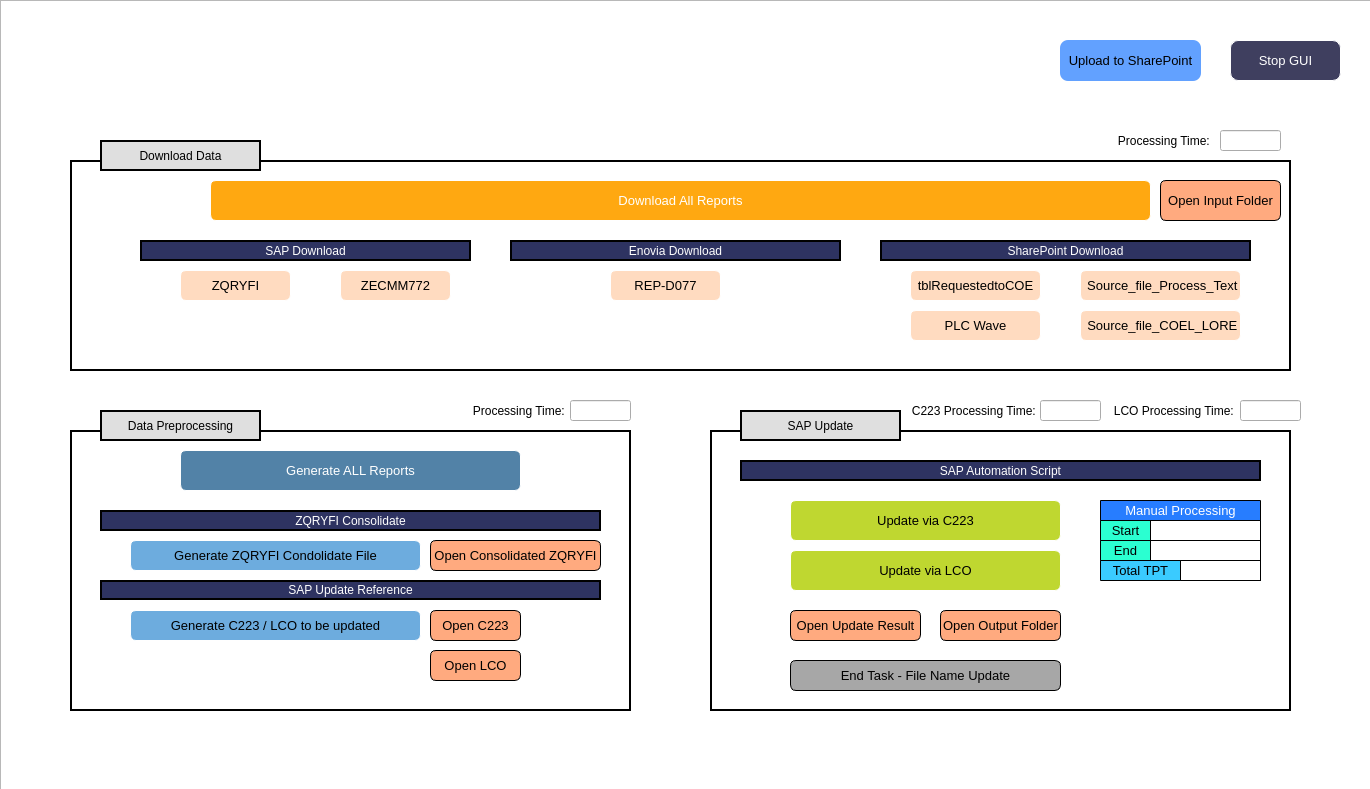
<?xml version="1.0" encoding="UTF-8"?>
<ui version="4.0">
 <class>MainWindow</class>
 <widget class="QMainWindow" name="MainWindow">
  <property name="geometry">
   <rect>
    <x>0</x>
    <y>0</y>
    <width>1370</width>
    <height>789</height>
   </rect>
  </property>
  <property name="windowTitle">
   <string>MainWindow</string>
  </property>
  <property name="styleSheet">
   <string notr="true"/>
  </property>
  <widget class="QWidget" name="centralwidget">
   <widget class="QStackedWidget" name="stackedWidget">
    <property name="geometry">
     <rect>
      <x>20</x>
      <y>130</y>
      <width>1321</width>
      <height>591</height>
     </rect>
    </property>
    <property name="styleSheet">
     <string notr="true"/>
    </property>
    <property name="currentIndex">
     <number>1</number>
    </property>
    <widget class="QWidget" name="page_1"/>
    <widget class="QWidget" name="page">
     <widget class="QFrame" name="Data_download_frame">
      <property name="geometry">
       <rect>
        <x>50</x>
        <y>30</y>
        <width>1221</width>
        <height>211</height>
       </rect>
      </property>
      <property name="styleSheet">
       <string notr="true">border:2px solid rgb(0, 0, 0);</string>
      </property>
      <property name="frameShape">
       <enum>QFrame::StyledPanel</enum>
      </property>
      <property name="frameShadow">
       <enum>QFrame::Raised</enum>
      </property>
      <widget class="QPushButton" name="Download_ZECMM772_TABLE">
       <property name="geometry">
        <rect>
         <x>270</x>
         <y>110</y>
         <width>111</width>
         <height>31</height>
        </rect>
       </property>
       <property name="styleSheet">
        <string notr="true">QPushButton:hover{
	color: rgb(255,255,255);
	background-color: rgb(255, 168, 17);
	border-radius: 12px;
}
QPushButton{
	background-color: rgb(255, 219, 192);
border-radius: 6px;
border:1px solid  rgb(255, 255, 255);
font:10pt;
}</string>
       </property>
       <property name="text">
        <string>ZECMM772</string>
       </property>
      </widget>
      <widget class="QPushButton" name="Download_ZQRYFI_TABLE">
       <property name="geometry">
        <rect>
         <x>110</x>
         <y>110</y>
         <width>111</width>
         <height>31</height>
        </rect>
       </property>
       <property name="styleSheet">
        <string notr="true">QPushButton:hover{
	color: rgb(255,255,255);
	background-color: rgb(255, 168, 17);
	border-radius: 12px;
}
QPushButton{
	background-color: rgb(255, 219, 192);
border-radius: 6px;
border:1px solid  rgb(255, 255, 255);
font:10pt;
}</string>
       </property>
       <property name="text">
        <string>ZQRYFI</string>
       </property>
      </widget>
      <widget class="QLabel" name="LABEL_SAP">
       <property name="geometry">
        <rect>
         <x>70</x>
         <y>80</y>
         <width>331</width>
         <height>21</height>
        </rect>
       </property>
       <property name="styleSheet">
        <string notr="true">font: 10pt &quot;MS Shell Dlg 2&quot;;
color: rgb(255, 255, 255);
background-color: rgb(46, 51, 97);
border:2px solid  rgb(0, 0, 0);
</string>
       </property>
       <property name="text">
        <string>SAP Download</string>
       </property>
       <property name="alignment">
        <set>Qt::AlignCenter</set>
       </property>
      </widget>
      <widget class="QLabel" name="LABEL_ENOVIA">
       <property name="geometry">
        <rect>
         <x>440</x>
         <y>80</y>
         <width>331</width>
         <height>21</height>
        </rect>
       </property>
       <property name="styleSheet">
        <string notr="true">font: 10pt &quot;MS Shell Dlg 2&quot;;
color: rgb(255, 255, 255);
background-color: rgb(46, 51, 97);
border:2px solid  rgb(0, 0, 0);
</string>
       </property>
       <property name="text">
        <string>Enovia Download</string>
       </property>
       <property name="alignment">
        <set>Qt::AlignCenter</set>
       </property>
      </widget>
      <widget class="QPushButton" name="Download_REP077_TABLE">
       <property name="geometry">
        <rect>
         <x>540</x>
         <y>110</y>
         <width>111</width>
         <height>31</height>
        </rect>
       </property>
       <property name="styleSheet">
        <string notr="true">QPushButton:hover{
	color: rgb(255,255,255);
	background-color: rgb(255, 168, 17);
	border-radius: 12px;
}
QPushButton{
	background-color: rgb(255, 219, 192);
border-radius: 6px;
border:1px solid  rgb(255, 255, 255);
font:10pt;
}</string>
       </property>
       <property name="text">
        <string>REP-D077</string>
       </property>
      </widget>
      <widget class="QLabel" name="Download_Label_ZQRYFI">
       <property name="geometry">
        <rect>
         <x>80</x>
         <y>110</y>
         <width>21</width>
         <height>21</height>
        </rect>
       </property>
       <property name="styleSheet">
        <string notr="true">border: rgba(0, 0, 0, 0);
background-color:rgba(0, 0, 0, 0);</string>
       </property>
       <property name="text">
        <string/>
       </property>
      </widget>
      <widget class="QLabel" name="Download_Label_ZECMM772">
       <property name="geometry">
        <rect>
         <x>240</x>
         <y>110</y>
         <width>21</width>
         <height>21</height>
        </rect>
       </property>
       <property name="styleSheet">
        <string notr="true">border: rgba(0, 0, 0, 0);
background-color:rgba(0, 0, 0, 0);</string>
       </property>
       <property name="text">
        <string/>
       </property>
      </widget>
      <widget class="QLabel" name="Download_Label_REP077">
       <property name="geometry">
        <rect>
         <x>510</x>
         <y>110</y>
         <width>21</width>
         <height>21</height>
        </rect>
       </property>
       <property name="styleSheet">
        <string notr="true">border: rgba(0, 0, 0, 0);
background-color:rgba(0, 0, 0, 0);</string>
       </property>
       <property name="text">
        <string/>
       </property>
      </widget>
      <widget class="QLabel" name="LABEL_ENOVIA_2">
       <property name="geometry">
        <rect>
         <x>810</x>
         <y>80</y>
         <width>371</width>
         <height>21</height>
        </rect>
       </property>
       <property name="styleSheet">
        <string notr="true">font: 10pt &quot;MS Shell Dlg 2&quot;;
color: rgb(255, 255, 255);
background-color: rgb(46, 51, 97);
border:2px solid  rgb(0, 0, 0);
</string>
       </property>
       <property name="text">
        <string>SharePoint Download</string>
       </property>
       <property name="alignment">
        <set>Qt::AlignCenter</set>
       </property>
      </widget>
      <widget class="QPushButton" name="Refresh_tblRequestedtoCOE">
       <property name="geometry">
        <rect>
         <x>840</x>
         <y>110</y>
         <width>131</width>
         <height>31</height>
        </rect>
       </property>
       <property name="styleSheet">
        <string notr="true">QPushButton:hover{
	color: rgb(255,255,255);
	border-radius: 12px;
	background-color: rgb(255, 168, 17);
}
QPushButton{
	background-color: rgb(255, 219, 192);
border-radius: 6px;
border:1px solid  rgb(255, 255, 255);
font:10pt;
}</string>
       </property>
       <property name="text">
        <string>tblRequestedtoCOE</string>
       </property>
      </widget>
      <widget class="QPushButton" name="Refresh_PLC_Wave">
       <property name="geometry">
        <rect>
         <x>840</x>
         <y>150</y>
         <width>131</width>
         <height>31</height>
        </rect>
       </property>
       <property name="styleSheet">
        <string notr="true">QPushButton:hover{
	color: rgb(255,255,255);
	background-color: rgb(255, 168, 17);
	border-radius: 12px;
}
QPushButton{
	background-color: rgb(255, 219, 192);
border-radius: 6px;
border:1px solid  rgb(255, 255, 255);
font:10pt;
}</string>
       </property>
       <property name="text">
        <string>PLC Wave</string>
       </property>
      </widget>
      <widget class="QPushButton" name="Refresh_Source_file_Process_Text">
       <property name="geometry">
        <rect>
         <x>1010</x>
         <y>110</y>
         <width>161</width>
         <height>31</height>
        </rect>
       </property>
       <property name="styleSheet">
        <string notr="true">QPushButton:hover{
	color: rgb(255,255,255);
	background-color: rgb(255, 168, 17);
	border-radius: 12px;
}
QPushButton{
	background-color: rgb(255, 219, 192);
border-radius: 6px;
border:1px solid  rgb(255, 255, 255);
font:10pt;
}</string>
       </property>
       <property name="text">
        <string> Source_file_Process_Text</string>
       </property>
      </widget>
      <widget class="QPushButton" name="Refresh_Source_file_COEL_LORE">
       <property name="geometry">
        <rect>
         <x>1010</x>
         <y>150</y>
         <width>161</width>
         <height>31</height>
        </rect>
       </property>
       <property name="styleSheet">
        <string notr="true">QPushButton:hover{
	color: rgb(255,255,255);
	background-color: rgb(255, 168, 17);
	border-radius: 12px;
}
QPushButton{
	background-color: rgb(255, 219, 192);
border-radius: 6px;
border:1px solid  rgb(255, 255, 255);
font:10pt;
}</string>
       </property>
       <property name="text">
        <string> Source_file_COEL_LORE</string>
       </property>
      </widget>
      <widget class="QLabel" name="Refresh_Label_tblRequestedtoCOE">
       <property name="geometry">
        <rect>
         <x>810</x>
         <y>110</y>
         <width>21</width>
         <height>21</height>
        </rect>
       </property>
       <property name="styleSheet">
        <string notr="true">border: rgba(0, 0, 0, 0);
background-color:rgba(0, 0, 0, 0);</string>
       </property>
       <property name="text">
        <string/>
       </property>
      </widget>
      <widget class="QLabel" name="Refresh_Label_Source_file_Process_Text">
       <property name="geometry">
        <rect>
         <x>980</x>
         <y>110</y>
         <width>21</width>
         <height>21</height>
        </rect>
       </property>
       <property name="styleSheet">
        <string notr="true">border: rgba(0, 0, 0, 0);
background-color:rgba(0, 0, 0, 0);</string>
       </property>
       <property name="text">
        <string/>
       </property>
      </widget>
      <widget class="QLabel" name="Refresh_Label_Source_file_COEL_LORE">
       <property name="geometry">
        <rect>
         <x>980</x>
         <y>150</y>
         <width>21</width>
         <height>21</height>
        </rect>
       </property>
       <property name="styleSheet">
        <string notr="true">border: rgba(0, 0, 0, 0);
background-color:rgba(0, 0, 0, 0);</string>
       </property>
       <property name="text">
        <string/>
       </property>
      </widget>
      <widget class="QLabel" name="Refresh_Label_PLC_Wave">
       <property name="geometry">
        <rect>
         <x>810</x>
         <y>150</y>
         <width>21</width>
         <height>21</height>
        </rect>
       </property>
       <property name="styleSheet">
        <string notr="true">border: rgba(0, 0, 0, 0);
background-color:rgba(0, 0, 0, 0);</string>
       </property>
       <property name="text">
        <string/>
       </property>
      </widget>
      <widget class="QPushButton" name="Download_Reports_All">
       <property name="geometry">
        <rect>
         <x>140</x>
         <y>20</y>
         <width>941</width>
         <height>41</height>
        </rect>
       </property>
       <property name="styleSheet">
        <string notr="true">QPushButton:hover{
	color: rgb(255,255,255);
	background-color: rgb(85, 0, 0);
	border-radius: 12px;
}
QPushButton{
color: rgb(255,255,255);
background-color: rgb(255, 168, 17);
border-radius: 6px;
border:1px solid  rgb(255, 255, 255);
font:10pt;
}</string>
       </property>
       <property name="text">
        <string>Download All Reports</string>
       </property>
      </widget>
      <widget class="QPushButton" name="Check_Input_Folder">
       <property name="geometry">
        <rect>
         <x>1090</x>
         <y>20</y>
         <width>121</width>
         <height>41</height>
        </rect>
       </property>
       <property name="styleSheet">
        <string notr="true">QPushButton:hover{
	color: rgb(255,255,255);
	border-radius: 10px;
}

QPushButton{
color: rgb(0, 0, 0);
background-color: rgb(255, 170, 127);
border-radius: 6px;
border:1px solid  rgb(0, 0, 0);
font:10pt;
}</string>
       </property>
       <property name="text">
        <string>Open Input Folder</string>
       </property>
      </widget>
     </widget>
     <widget class="QFrame" name="Data_Preprocessing_frame">
      <property name="geometry">
       <rect>
        <x>50</x>
        <y>300</y>
        <width>561</width>
        <height>281</height>
       </rect>
      </property>
      <property name="styleSheet">
       <string notr="true">border:2px solid rgb(0, 0, 0);</string>
      </property>
      <property name="frameShape">
       <enum>QFrame::StyledPanel</enum>
      </property>
      <property name="frameShadow">
       <enum>QFrame::Raised</enum>
      </property>
      <widget class="QPushButton" name="Generate_ZQRYFI_Consolidate">
       <property name="geometry">
        <rect>
         <x>60</x>
         <y>110</y>
         <width>291</width>
         <height>31</height>
        </rect>
       </property>
       <property name="styleSheet">
        <string notr="true">QPushButton:hover{
	color: rgb(255,255,255);
	background-color: rgb(0, 132, 193);
	border-radius: 10px;
}

QPushButton{
color: rgb(0, 0, 0);
background-color:rgb(109, 172, 222);
border-radius: 6px;
border:1px solid  rgb(255, 255, 255);
font:10pt;
}</string>
       </property>
       <property name="text">
        <string>Generate ZQRYFI Condolidate File</string>
       </property>
      </widget>
      <widget class="QPushButton" name="Generate_C223_LCO">
       <property name="geometry">
        <rect>
         <x>60</x>
         <y>180</y>
         <width>291</width>
         <height>31</height>
        </rect>
       </property>
       <property name="styleSheet">
        <string notr="true">QPushButton:hover{
	color: rgb(255,255,255);
	background-color: rgb(0, 132, 193);
	border-radius: 10px;
}

QPushButton{
color: rgb(0, 0, 0);
background-color:rgb(109, 172, 222);
border-radius: 6px;
border:1px solid  rgb(255, 255, 255);
font:10pt;
}</string>
       </property>
       <property name="text">
        <string>Generate C223 / LCO to be updated</string>
       </property>
      </widget>
      <widget class="QPushButton" name="Generate_ALL_Consolidate">
       <property name="geometry">
        <rect>
         <x>110</x>
         <y>20</y>
         <width>341</width>
         <height>41</height>
        </rect>
       </property>
       <property name="styleSheet">
        <string notr="true">QPushButton:hover{
	color: rgb(255,255,255);
	background-color: rgb(0, 132, 193);
	border-radius: 10px;
}

QPushButton{
color: rgb(255, 255, 255);
	background-color: rgb(82, 130, 167);
border-radius: 6px;
border:1px solid  rgb(255, 255, 255);
font:10pt;
}</string>
       </property>
       <property name="text">
        <string>Generate ALL Reports</string>
       </property>
      </widget>
      <widget class="QLabel" name="Generate_Label_ZQRYFI_Consolidate">
       <property name="geometry">
        <rect>
         <x>30</x>
         <y>110</y>
         <width>21</width>
         <height>21</height>
        </rect>
       </property>
       <property name="styleSheet">
        <string notr="true">border: rgba(0, 0, 0, 0);
background-color:rgba(0, 0, 0, 0);</string>
       </property>
       <property name="text">
        <string/>
       </property>
      </widget>
      <widget class="QLabel" name="Generate_Label_LCO_C223">
       <property name="geometry">
        <rect>
         <x>30</x>
         <y>180</y>
         <width>21</width>
         <height>21</height>
        </rect>
       </property>
       <property name="styleSheet">
        <string notr="true">border: rgba(0, 0, 0, 0);
background-color:rgba(0, 0, 0, 0);</string>
       </property>
       <property name="text">
        <string/>
       </property>
      </widget>
      <widget class="QLabel" name="LABEL_ZQRYFI_Consolidate">
       <property name="geometry">
        <rect>
         <x>30</x>
         <y>80</y>
         <width>501</width>
         <height>21</height>
        </rect>
       </property>
       <property name="styleSheet">
        <string notr="true">font: 10pt &quot;MS Shell Dlg 2&quot;;
color: rgb(255, 255, 255);
background-color: rgb(46, 51, 97);
border:2px solid  rgb(0, 0, 0);
</string>
       </property>
       <property name="text">
        <string>ZQRYFI Consolidate</string>
       </property>
       <property name="alignment">
        <set>Qt::AlignCenter</set>
       </property>
      </widget>
      <widget class="QLabel" name="LABEL_ZQRFYI_Consolidate_2">
       <property name="geometry">
        <rect>
         <x>30</x>
         <y>150</y>
         <width>501</width>
         <height>20</height>
        </rect>
       </property>
       <property name="styleSheet">
        <string notr="true">font: 10pt &quot;MS Shell Dlg 2&quot;;
color: rgb(255, 255, 255);
background-color: rgb(46, 51, 97);
border:2px solid  rgb(0, 0, 0);
</string>
       </property>
       <property name="text">
        <string>SAP Update Reference</string>
       </property>
       <property name="alignment">
        <set>Qt::AlignCenter</set>
       </property>
      </widget>
      <widget class="QPushButton" name="Check_Generate_ZQRYFI_Consolidate">
       <property name="geometry">
        <rect>
         <x>360</x>
         <y>110</y>
         <width>171</width>
         <height>31</height>
        </rect>
       </property>
       <property name="styleSheet">
        <string notr="true">QPushButton:hover{
	color: rgb(255,255,255);
	border-radius: 10px;
}

QPushButton{
color: rgb(0, 0, 0);
background-color: rgb(255, 170, 127);
border-radius: 6px;
border:1px solid  rgb(0, 0, 0);
font:10pt;
}</string>
       </property>
       <property name="text">
        <string>Open Consolidated ZQRYFI</string>
       </property>
      </widget>
      <widget class="QPushButton" name="Check_Generate_C223">
       <property name="geometry">
        <rect>
         <x>360</x>
         <y>180</y>
         <width>91</width>
         <height>31</height>
        </rect>
       </property>
       <property name="styleSheet">
        <string notr="true">QPushButton:hover{
	color: rgb(255,255,255);
	border-radius: 10px;
}

QPushButton{
color: rgb(0, 0, 0);
background-color: rgb(255, 170, 127);
border-radius: 6px;
border:1px solid  rgb(0, 0, 0);
font:10pt;
}</string>
       </property>
       <property name="text">
        <string>Open C223</string>
       </property>
      </widget>
      <widget class="QPushButton" name="Check_Generate_LCO">
       <property name="geometry">
        <rect>
         <x>360</x>
         <y>220</y>
         <width>91</width>
         <height>31</height>
        </rect>
       </property>
       <property name="styleSheet">
        <string notr="true">QPushButton:hover{
	color: rgb(255,255,255);
	border-radius: 10px;
}

QPushButton{
color: rgb(0, 0, 0);
background-color: rgb(255, 170, 127);
border-radius: 6px;
border:1px solid  rgb(0, 0, 0);
font:10pt;
}</string>
       </property>
       <property name="text">
        <string>Open LCO</string>
       </property>
      </widget>
     </widget>
     <widget class="QLabel" name="LABEL_Import_3">
      <property name="geometry">
       <rect>
        <x>80</x>
        <y>10</y>
        <width>161</width>
        <height>31</height>
       </rect>
      </property>
      <property name="styleSheet">
       <string notr="true">font: 11pt &quot;MS Shell Dlg 2&quot;;
background-color: rgb(223, 223, 223);
color: rgb(0, 0, 0);
border:2px solid  rgb(0, 0, 0);
</string>
      </property>
      <property name="text">
       <string>Download Data</string>
      </property>
      <property name="alignment">
       <set>Qt::AlignCenter</set>
      </property>
     </widget>
     <widget class="QLabel" name="LABEL_DataPreprocessing">
      <property name="geometry">
       <rect>
        <x>80</x>
        <y>280</y>
        <width>161</width>
        <height>31</height>
       </rect>
      </property>
      <property name="styleSheet">
       <string notr="true">font: 11pt &quot;MS Shell Dlg 2&quot;;
color: rgb(0, 0, 0);
background-color: rgb(223, 223, 223);
border:2px solid  rgb(0, 0, 0);
</string>
      </property>
      <property name="text">
       <string>Data Preprocessing</string>
      </property>
      <property name="alignment">
       <set>Qt::AlignCenter</set>
      </property>
     </widget>
     <widget class="QLabel" name="LABEL_SAP_Update">
      <property name="geometry">
       <rect>
        <x>720</x>
        <y>280</y>
        <width>161</width>
        <height>31</height>
       </rect>
      </property>
      <property name="styleSheet">
       <string notr="true">font: 11pt &quot;MS Shell Dlg 2&quot;;
color: rgb(0, 0, 0);
background-color: rgb(223, 223, 223);
border:2px solid  rgb(0, 0, 0);
</string>
      </property>
      <property name="text">
       <string>SAP Update</string>
      </property>
      <property name="alignment">
       <set>Qt::AlignCenter</set>
      </property>
     </widget>
     <widget class="QFrame" name="SAP_Update_frame">
      <property name="geometry">
       <rect>
        <x>690</x>
        <y>300</y>
        <width>581</width>
        <height>281</height>
       </rect>
      </property>
      <property name="styleSheet">
       <string notr="true">border:2px solid rgb(0, 0, 0);</string>
      </property>
      <property name="frameShape">
       <enum>QFrame::StyledPanel</enum>
      </property>
      <property name="frameShadow">
       <enum>QFrame::Raised</enum>
      </property>
      <widget class="QPushButton" name="Update_via_C223">
       <property name="geometry">
        <rect>
         <x>80</x>
         <y>70</y>
         <width>271</width>
         <height>41</height>
        </rect>
       </property>
       <property name="styleSheet">
        <string notr="true">QPushButton:hover{
	color: rgb(255,255,255);
	background-color: rgb(109, 154, 69);
	border-radius: 10px;
}

QPushButton{
color: rgb(0, 0, 0);
background-color: rgb(191, 215, 48);
border-radius: 6px;
border:1px solid  rgb(255, 255, 255);
font:10pt;
}</string>
       </property>
       <property name="text">
        <string>Update via C223</string>
       </property>
      </widget>
      <widget class="QLabel" name="SAP_Label_C223">
       <property name="geometry">
        <rect>
         <x>50</x>
         <y>80</y>
         <width>21</width>
         <height>21</height>
        </rect>
       </property>
       <property name="styleSheet">
        <string notr="true">border: rgba(0, 0, 0, 0);
background-color:rgba(0, 0, 0, 0);</string>
       </property>
       <property name="text">
        <string/>
       </property>
      </widget>
      <widget class="QLabel" name="SAP_Label_LCO">
       <property name="geometry">
        <rect>
         <x>50</x>
         <y>130</y>
         <width>21</width>
         <height>21</height>
        </rect>
       </property>
       <property name="styleSheet">
        <string notr="true">border: rgba(0, 0, 0, 0);
background-color:rgba(0, 0, 0, 0);</string>
       </property>
       <property name="text">
        <string/>
       </property>
      </widget>
      <widget class="QPushButton" name="Update_via_LCO">
       <property name="geometry">
        <rect>
         <x>80</x>
         <y>120</y>
         <width>271</width>
         <height>41</height>
        </rect>
       </property>
       <property name="styleSheet">
        <string notr="true">QPushButton:hover{
	color: rgb(255,255,255);
	background-color: rgb(109, 154, 69);
	border-radius: 10px;
}

QPushButton{
color: rgb(0, 0, 0);
background-color: rgb(191, 215, 48);
border-radius: 6px;
border:1px solid  rgb(255, 255, 255);
font:10pt;
}</string>
       </property>
       <property name="text">
        <string>Update via LCO</string>
       </property>
      </widget>
      <widget class="QPushButton" name="Check_Update_Result">
       <property name="geometry">
        <rect>
         <x>80</x>
         <y>180</y>
         <width>131</width>
         <height>31</height>
        </rect>
       </property>
       <property name="styleSheet">
        <string notr="true">QPushButton:hover{
	color: rgb(255,255,255);
	border-radius: 10px;
}

QPushButton{
color: rgb(0, 0, 0);
background-color: rgb(255, 170, 127);
border-radius: 6px;
border:1px solid  rgb(0, 0, 0);
font:10pt;
}</string>
       </property>
       <property name="text">
        <string>Open Update Result</string>
       </property>
      </widget>
      <widget class="QPushButton" name="Check_Output_Folder">
       <property name="geometry">
        <rect>
         <x>230</x>
         <y>180</y>
         <width>121</width>
         <height>31</height>
        </rect>
       </property>
       <property name="styleSheet">
        <string notr="true">QPushButton:hover{
	color: rgb(255,255,255);
	border-radius: 10px;
}

QPushButton{
color: rgb(0, 0, 0);
background-color: rgb(255, 170, 127);
border-radius: 6px;
border:1px solid  rgb(0, 0, 0);
font:10pt;
}</string>
       </property>
       <property name="text">
        <string>Open Output Folder</string>
       </property>
      </widget>
      <widget class="QLabel" name="Label_AutiomationScript">
       <property name="geometry">
        <rect>
         <x>30</x>
         <y>30</y>
         <width>521</width>
         <height>21</height>
        </rect>
       </property>
       <property name="styleSheet">
        <string notr="true">font: 10pt &quot;MS Shell Dlg 2&quot;;
color: rgb(255, 255, 255);
background-color: rgb(46, 51, 97);
border:2px solid  rgb(0, 0, 0);
</string>
       </property>
       <property name="text">
        <string>SAP Automation Script</string>
       </property>
       <property name="alignment">
        <set>Qt::AlignCenter</set>
       </property>
      </widget>
      <widget class="QPushButton" name="End_Task">
       <property name="geometry">
        <rect>
         <x>80</x>
         <y>230</y>
         <width>271</width>
         <height>31</height>
        </rect>
       </property>
       <property name="styleSheet">
        <string notr="true">QPushButton:hover{
	color: rgb(255,255,255);
	border-radius: 10px;
}

QPushButton{
color: rgb(0, 0, 0);
background-color: rgb(167, 167, 167);
border-radius: 6px;
border:1px solid  rgb(0, 0, 0);
font:10pt;
}</string>
       </property>
       <property name="text">
        <string>End Task - File Name Update</string>
       </property>
      </widget>
      <widget class="QLabel" name="Rename_End_Task">
       <property name="geometry">
        <rect>
         <x>130</x>
         <y>230</y>
         <width>21</width>
         <height>21</height>
        </rect>
       </property>
       <property name="styleSheet">
        <string notr="true">border: rgba(0, 0, 0, 0);
background-color:rgba(0, 0, 0, 0);</string>
       </property>
       <property name="text">
        <string/>
       </property>
      </widget>
      <widget class="QLineEdit" name="Display_Manual_Start">
       <property name="geometry">
        <rect>
         <x>440</x>
         <y>90</y>
         <width>111</width>
         <height>21</height>
        </rect>
       </property>
       <property name="styleSheet">
        <string notr="true">border:1px solid rgb(0, 0, 0);</string>
       </property>
      </widget>
      <widget class="QPushButton" name="Button_Manual_Start">
       <property name="geometry">
        <rect>
         <x>390</x>
         <y>90</y>
         <width>51</width>
         <height>21</height>
        </rect>
       </property>
       <property name="styleSheet">
        <string notr="true">QPushButton:hover{
	background-color: rgb(6, 249, 233);
}
QPushButton{
color: rgb(0, 0, 0);
border-radius: 1px;
border:1px solid  rgb(0, 0, 0);
background-color: rgb(43, 255, 209);
font:10pt;
}</string>
       </property>
       <property name="text">
        <string>Start</string>
       </property>
      </widget>
      <widget class="QPushButton" name="Button_Manual_End">
       <property name="geometry">
        <rect>
         <x>390</x>
         <y>110</y>
         <width>51</width>
         <height>21</height>
        </rect>
       </property>
       <property name="styleSheet">
        <string notr="true">QPushButton:hover{
	background-color: rgb(6, 249, 233);
}
QPushButton{
color: rgb(0, 0, 0);
border-radius: 1px;
border:1px solid  rgb(0, 0, 0);
background-color: rgb(43, 255, 209);
font:10pt;
}</string>
       </property>
       <property name="text">
        <string>End</string>
       </property>
      </widget>
      <widget class="QLineEdit" name="Display_Manual_End">
       <property name="geometry">
        <rect>
         <x>440</x>
         <y>110</y>
         <width>111</width>
         <height>21</height>
        </rect>
       </property>
       <property name="styleSheet">
        <string notr="true">border:1px solid rgb(0, 0, 0);</string>
       </property>
      </widget>
      <widget class="QLineEdit" name="Display_Manual_Process">
       <property name="geometry">
        <rect>
         <x>470</x>
         <y>130</y>
         <width>81</width>
         <height>21</height>
        </rect>
       </property>
       <property name="styleSheet">
        <string notr="true">border:1px solid rgb(0, 0, 0);</string>
       </property>
      </widget>
      <widget class="QLabel" name="LABEL_Manual_Processing_Time">
       <property name="geometry">
        <rect>
         <x>390</x>
         <y>70</y>
         <width>161</width>
         <height>21</height>
        </rect>
       </property>
       <property name="styleSheet">
        <string notr="true">color: rgb(255, 255, 255);
background-color: rgb(39, 125, 255);
border-radius: 1px;
border:1px solid  rgb(0, 0, 0);
font:10pt;</string>
       </property>
       <property name="text">
        <string>Manual Processing</string>
       </property>
       <property name="alignment">
        <set>Qt::AlignCenter</set>
       </property>
      </widget>
      <widget class="QLabel" name="LABEL_Manual_Processing_Time_2">
       <property name="geometry">
        <rect>
         <x>390</x>
         <y>130</y>
         <width>81</width>
         <height>21</height>
        </rect>
       </property>
       <property name="styleSheet">
        <string notr="true">color: rgb(0, 0, 0);
background-color: rgb(58, 203, 255);
border-radius: 1px;
border:1px solid  rgb(0, 0, 0);
font:10pt;</string>
       </property>
       <property name="text">
        <string>Total TPT</string>
       </property>
       <property name="alignment">
        <set>Qt::AlignCenter</set>
       </property>
      </widget>
     </widget>
     <widget class="QLineEdit" name="Display_Processing_Time">
      <property name="geometry">
       <rect>
        <x>550</x>
        <y>270</y>
        <width>61</width>
        <height>21</height>
       </rect>
      </property>
     </widget>
     <widget class="QLineEdit" name="Display_Download_Time">
      <property name="geometry">
       <rect>
        <x>1200</x>
        <y>0</y>
        <width>61</width>
        <height>21</height>
       </rect>
      </property>
     </widget>
     <widget class="QLineEdit" name="Display_Update_Time_C223">
      <property name="geometry">
       <rect>
        <x>1020</x>
        <y>270</y>
        <width>61</width>
        <height>21</height>
       </rect>
      </property>
     </widget>
     <widget class="QLabel" name="Label_Process_Time">
      <property name="geometry">
       <rect>
        <x>430</x>
        <y>270</y>
        <width>141</width>
        <height>21</height>
       </rect>
      </property>
      <property name="styleSheet">
       <string notr="true">font: 9pt &quot;MS Shell Dlg 2&quot;;</string>
      </property>
      <property name="text">
       <string>Processing Time: </string>
      </property>
      <property name="alignment">
       <set>Qt::AlignCenter</set>
      </property>
     </widget>
     <widget class="QLabel" name="Label_Process_Time_2">
      <property name="geometry">
       <rect>
        <x>1010</x>
        <y>0</y>
        <width>271</width>
        <height>21</height>
       </rect>
      </property>
      <property name="styleSheet">
       <string notr="true">font: 9pt &quot;MS Shell Dlg 2&quot;;</string>
      </property>
      <property name="text">
       <string>Processing Time: </string>
      </property>
      <property name="alignment">
       <set>Qt::AlignCenter</set>
      </property>
     </widget>
     <widget class="QLabel" name="Label_Process_Time_3">
      <property name="geometry">
       <rect>
        <x>890</x>
        <y>270</y>
        <width>131</width>
        <height>21</height>
       </rect>
      </property>
      <property name="styleSheet">
       <string notr="true">font: 9pt &quot;MS Shell Dlg 2&quot;;</string>
      </property>
      <property name="text">
       <string>C223 Processing Time: </string>
      </property>
      <property name="alignment">
       <set>Qt::AlignCenter</set>
      </property>
     </widget>
     <widget class="QLabel" name="Label_Process_Time_4">
      <property name="geometry">
       <rect>
        <x>1090</x>
        <y>270</y>
        <width>131</width>
        <height>21</height>
       </rect>
      </property>
      <property name="styleSheet">
       <string notr="true">font: 9pt &quot;MS Shell Dlg 2&quot;;</string>
      </property>
      <property name="text">
       <string>LCO Processing Time: </string>
      </property>
      <property name="alignment">
       <set>Qt::AlignCenter</set>
      </property>
     </widget>
     <widget class="QLineEdit" name="Display_Update_Time_LCO">
      <property name="geometry">
       <rect>
        <x>1220</x>
        <y>270</y>
        <width>61</width>
        <height>21</height>
       </rect>
      </property>
     </widget>
     <zorder>Data_Preprocessing_frame</zorder>
     <zorder>Data_download_frame</zorder>
     <zorder>LABEL_Import_3</zorder>
     <zorder>LABEL_DataPreprocessing</zorder>
     <zorder>SAP_Update_frame</zorder>
     <zorder>LABEL_SAP_Update</zorder>
     <zorder>Display_Processing_Time</zorder>
     <zorder>Display_Download_Time</zorder>
     <zorder>Display_Update_Time_C223</zorder>
     <zorder>Label_Process_Time</zorder>
     <zorder>Label_Process_Time_2</zorder>
     <zorder>Label_Process_Time_3</zorder>
     <zorder>Label_Process_Time_4</zorder>
     <zorder>Display_Update_Time_LCO</zorder>
    </widget>
   </widget>
   <widget class="QPushButton" name="Stop_GUI_button">
    <property name="geometry">
     <rect>
      <x>1230</x>
      <y>40</y>
      <width>111</width>
      <height>41</height>
     </rect>
    </property>
    <property name="styleSheet">
     <string notr="true">QPushButton:hover{
	color: rgb(255,255,255);
	background-color: rgb(97, 97, 145);
	border-radius: 20px;
}
QPushButton{
color: rgb(255,255,255);
border-radius: 8px;
background-color: rgb(63, 63, 95);
border:1px solid  rgb(255, 255, 255);
font:10pt;
}</string>
    </property>
    <property name="text">
     <string>Stop GUI</string>
    </property>
   </widget>
   <widget class="QListView" name="listView">
    <property name="geometry">
     <rect>
      <x>0</x>
      <y>0</y>
      <width>1371</width>
      <height>791</height>
     </rect>
    </property>
    <property name="styleSheet">
     <string notr="true"/>
    </property>
   </widget>
   <widget class="QPushButton" name="Upload_SP_button">
    <property name="geometry">
     <rect>
      <x>1060</x>
      <y>40</y>
      <width>141</width>
      <height>41</height>
     </rect>
    </property>
    <property name="styleSheet">
     <string notr="true">QPushButton:hover{
	color: rgb(255,255,255);
	background-color: rgb(85, 85, 255);
	border-radius: 20px;
}
QPushButton{
color:  rgb(0, 0, 0);
border-radius: 8px;
background-color :rgb(98, 161, 255);
font:10pt;
}</string>
    </property>
    <property name="text">
     <string>Upload to SharePoint</string>
    </property>
   </widget>
   <widget class="QLabel" name="Upload_SP_Label">
    <property name="geometry">
     <rect>
      <x>1030</x>
      <y>50</y>
      <width>21</width>
      <height>21</height>
     </rect>
    </property>
    <property name="styleSheet">
     <string notr="true">border: rgba(0, 0, 0, 0);
background-color:rgba(0, 0, 0, 0);</string>
    </property>
    <property name="text">
     <string/>
    </property>
   </widget>
   <zorder>listView</zorder>
   <zorder>stackedWidget</zorder>
   <zorder>Stop_GUI_button</zorder>
   <zorder>Upload_SP_button</zorder>
   <zorder>Upload_SP_Label</zorder>
  </widget>
 </widget>
 <resources/>
 <connections/>
</ui>
